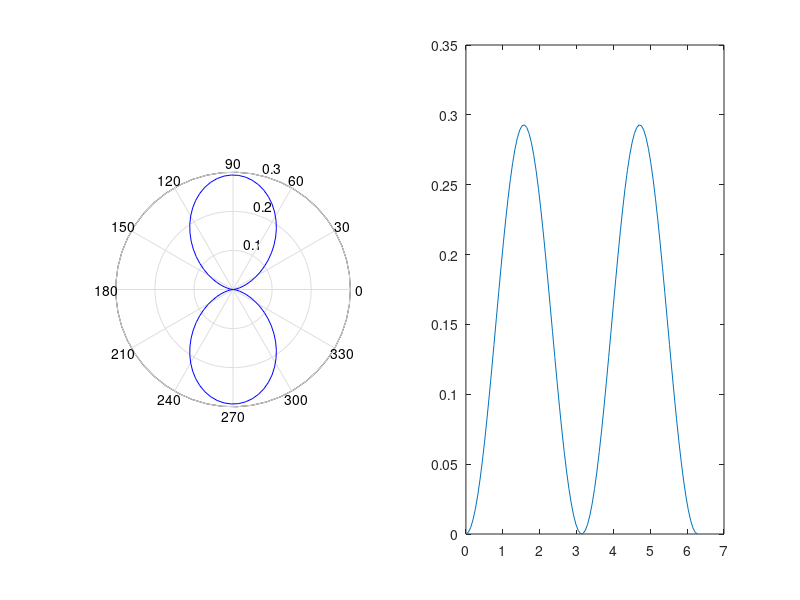
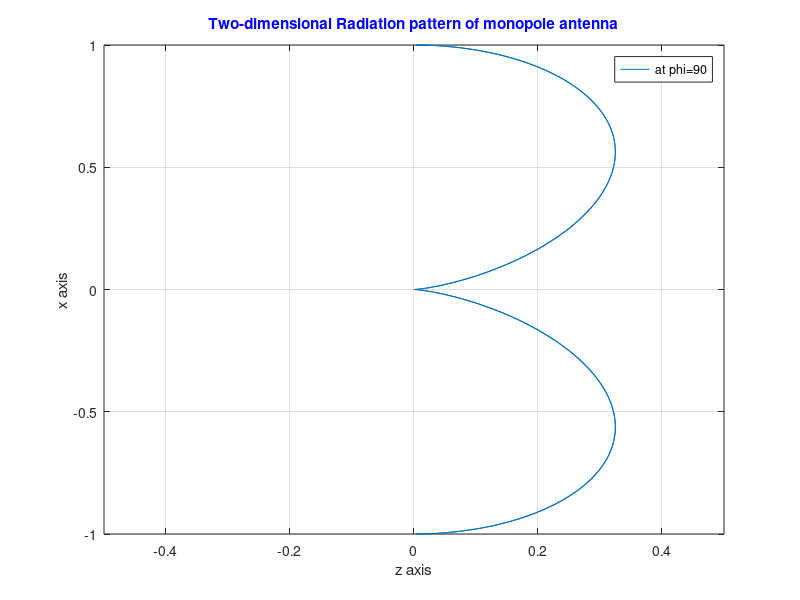
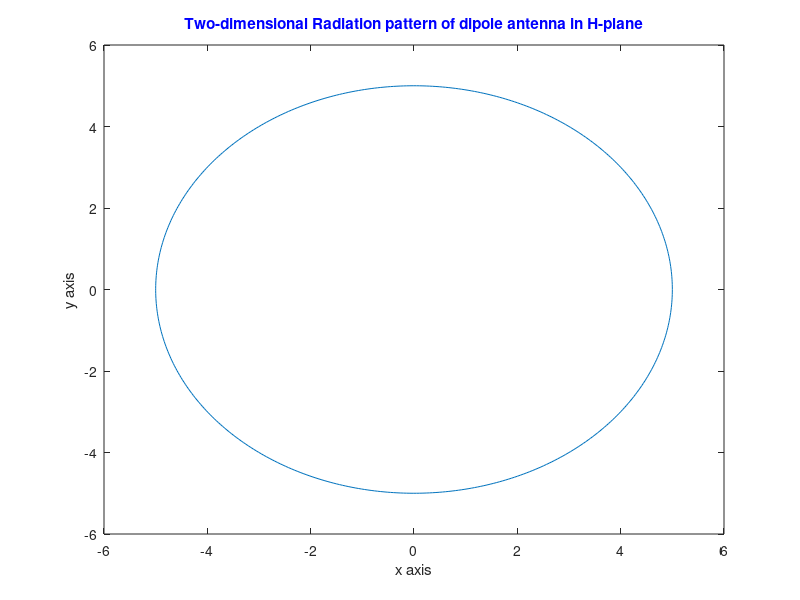

Recreate these plots in MATLAB, in order.
#HALF WAVE DIPOLE

f = 20*(10^6);
c = 3*(10^8);
lambda = c/f;
length = lambda/2;
k = (2*pi)/lambda;
m = length/2;
theta = linspace(0,2*pi,100);
rho = abs(cos(k*(m/2)*cos(theta))-cos(k*(m/2)));
figure
subplot(1,2,1);
polar(theta,rho,'b');
subplot(1,2,2);
plot(theta,rho)



#MONOPOLE ANTENNA E PLANE 
theta = linspace(0, 2*pi, 500);
r = abs((sin(theta)).^3);
x = r .* sin(theta);
z = r .* abs(cos(theta));
figure;
plot(z, x);
xlabel('z axis');
ylabel('x axis');  % Corrected the label
title('Two-dimensional Radiation pattern of monopole antenna', 'color', 'b');
axis([-0.5 0.5 -1 1]);  % Corrected the axis limits
legend('at phi=90')
grid on;


#MONOPOLE ANTENNA H PLANE

theta = linspace(0, 2*pi, 500);
r = 5;  % Removed the extra semicolon
y = r * sin(theta);  % Corrected the syntax for y
x = r * cos(theta);  % Corrected the syntax for x
figure;
plot(x, y);
xlabel('x axis');
ylabel('y axis');  % Corrected the label
title('Two-dimensional Radiation pattern of dipole antenna in H-plane', 'color', 'b');
zlabel('z axis');  % Corrected the label.

